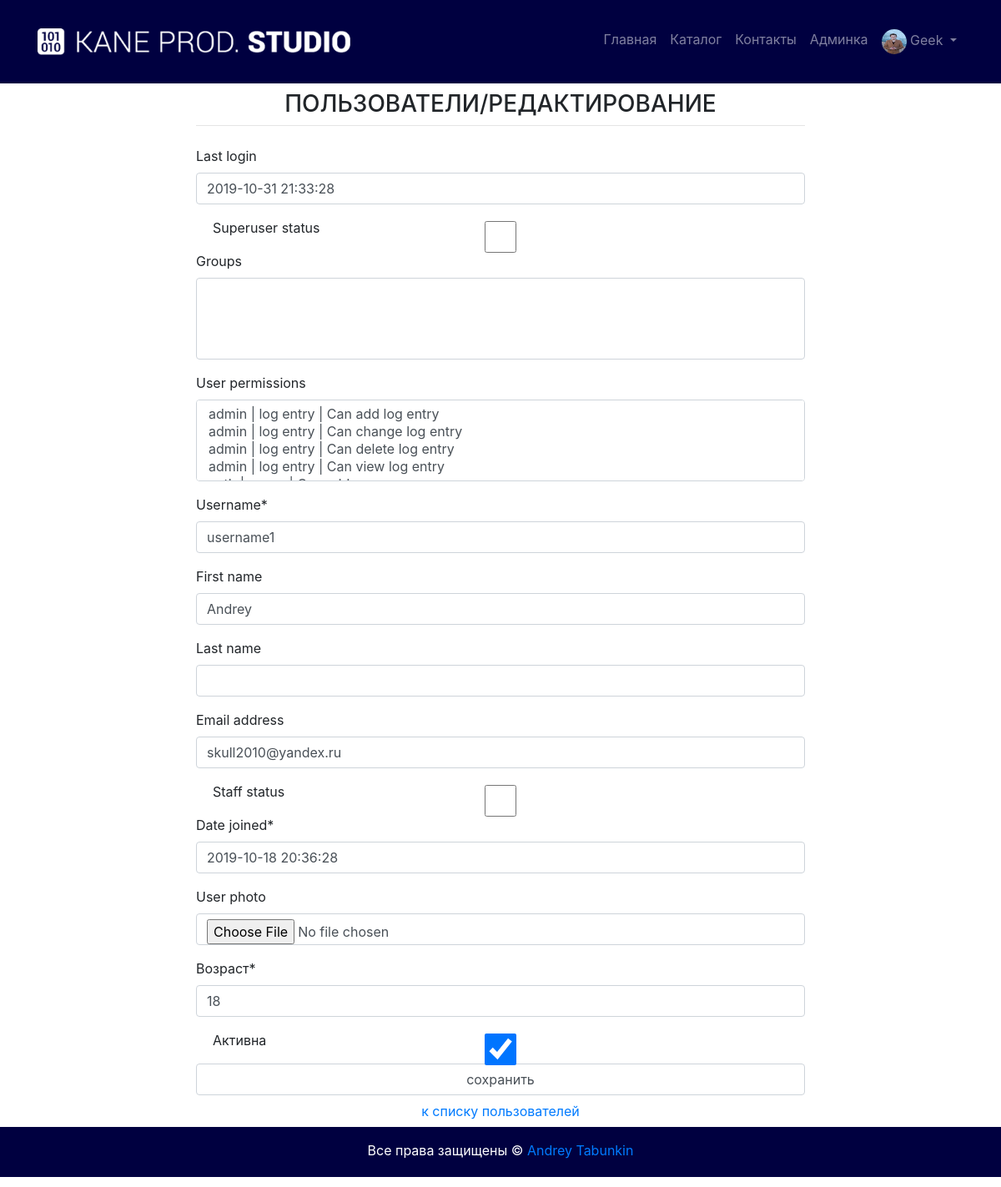
Page /myadmin/users/update/2/ (signed in) on the committed database.
### authapp/models.py (models this page shows)
class ShopUser(AbstractUser):
    user_photo = models.ImageField(upload_to='users_photo', blank=True)
    age = models.PositiveIntegerField(verbose_name='Возраст', null=True)
    is_active = models.BooleanField(verbose_name='активна', default=True)

### adminapp/views.py (the view)
# urls.py: path('users/update/<int:pk>/', adminapp.user_update, name='user_update'),
def user_update(request, pk):
    title = 'пользователи/редактирование'
    edit_user = get_object_or_404(ShopUser, pk=pk)
    if request.method == 'POST':
        edit_form = ShopUserAdminEditForm(request.POST, request.FILES, instance=edit_user)
        if edit_form.is_valid():
            edit_form.save()
            return HttpResponseRedirect(reverse('myadmin:user_update', args=[edit_user.pk]))
    else:
        edit_form = ShopUserAdminEditForm(instance=edit_user)
    content = {'title': title, 'update_form': edit_form}
    return render(request, 'adminapp/user_update.html', content)

### adminapp/forms.py
class ShopUserAdminEditForm(ShopUserEditForm):
    class Meta:
        model = ShopUser
        fields = '__all__'
    def __init__(self, *args, **kwargs):
        super().__init__(*args, **kwargs)
        for field_name, field in self.fields.items():
            field.widget.attrs['class'] = 'form-control'
            field.help_text = ''

### adminapp/templates/adminapp/user_update.html (shortened to what this page needs)
{% extends 'authapp/base.html' %}
{% load crispy_forms_tags %}
{% load staticfiles %}
{% block content %}
  <form class="form-horizontal" method="post" enctype="multipart/form-data">
    {{ update_form|crispy }}
    <input class="form-control" type="submit" value="сохранить">
  </form>
  <button class="btn btn-round form-control last">
    <a href="{% url 'myadmin:users_read' %}">
      к списку пользователей
    </a>
  </button>
{% endblock %}

### mainapp/templates/mainapp/includes/inc_main_menu.html (shortened to what this page needs)
{% load static %}
<nav class="navbar sticky-top navbar-expand-lg navbar-dark w-100">
    <div class="container">
        <a class="navbar-brand" href="{% url 'main:index' %}"><img class="w-75"
                                                                   src="{% static 'img/kane_logotip.png' %}"
                                                                   alt=""></a>
        <div class="collapse navbar-collapse justify-content-end" id="navbarNav">
            <ul class="navbar-nav">
                <li class="nav-item {% if request.resolver_match.url_name == 'index' %}active{% endif %}">
                    <a class="nav-link" href="{% url 'main:index' %}">Главная<span class="sr-only">(current)</span></a>
                </li>
                <li class="nav-item {% if request.resolver_match.url_name == 'catalog' %}active{% endif %}">
                    <a class="nav-link" href="{% url 'main:catalog' 0 %}">Каталог</a>
                </li>
                <li class="nav-item {% if request.resolver_match.url_name == 'contact' %}active{% endif %}">
                    <a class="nav-link" href="{% url 'main:contact' %}">Контакты</a>
                </li>
                {% if user.is_superuser %}
                    <li class="nav-item">
                        <a class="nav-link" href="{% url 'myadmin:users_read' %}">Админка</a>
                    </li>
                {% endif %}
                {% if user.is_authenticated %}
                    <li class="nav-item dropdown">
                        <a class="nav-link dropdown-toggle" href="#" id="navbarDropdown" role="button"
                           data-toggle="dropdown" aria-haspopup="true" aria-expanded="false">
                            <img class="img-rounded user_photo" src="/media/{{ user.user_photo }}"
                                 alt=""> {{ user.first_name|default:'Пользователь' }}
                        </a>
                    </li>
                {% else %}
                    <a class="nav-link" href="{% url 'auth:login' %}">Войти</a>
                {% endif %}
        </div>
    </div>
</nav>

### static/css/style.css (style rules this page uses)
.navbar, footer { background: rgb(0,0,64); margin: 0; padding: 0px; }
.navbar { height: 100px; }
.user_photo { vertical-align: middle; width: 30px; height: 30px; border-radius: 50%; }

### rows in the picture
ShopUser: user_photo (picture), first_name "Geek"
ShopUser: last_login "2019-10-31 21:33:28", username "username1", first_name "Andrey", email "skull2010@yandex.ru", date_joined "2019-10-18 20:36:28", age "18", is_active "☑"

### other values in the picture
{{ title|upper }} "ПОЛЬЗОВАТЕЛИ/РЕДАКТИРОВАНИЕ"
